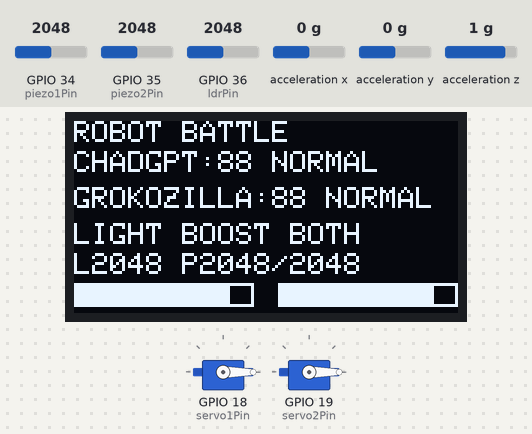
The sketch below on a simulated ESP32. Shown: 2 × servo, 128×64 one-colour display. Wiring (inferred from the names in the program): ADXL345 accelerometer at I2C address 0x53. Inputs (shaded band) come from the test bench; at power-on: GPIO 36 (ldrPin) = 2048, acceleration z 1 g, GPIO 34 (piezo1Pin) = 2048, GPIO 35 (piezo2Pin) = 2048, acceleration x 0 g, acceleration y 0 g. WiFi joins after 1.5 s; servers stay silent unless stated; random numbers use the default seed unless the sketch sets one; what the sketch prints to the serial monitor is not drawn.

Above: at 2.7 s.
2.8 s: GPIO 36 (ldrPin) set to 1966
At 3.26 s:
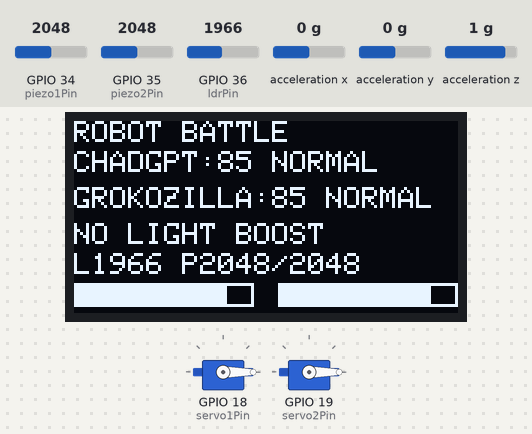
4.9 s: GPIO 36 (ldrPin) set to 2866
At 6.23 s:
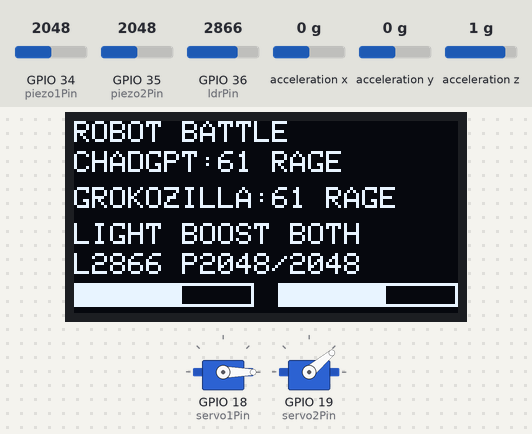
6.8 s: acceleration z set to -1.4 g
9.8 s: GPIO 34 (piezo1Pin) set to 2866
At 11.19 s:
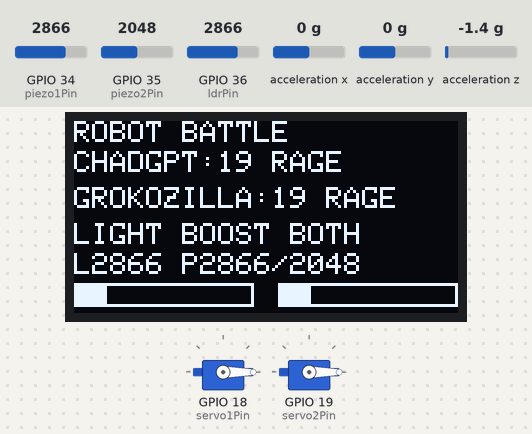
11.4 s: GPIO 34 (piezo1Pin) set to 3759
At 11.87 s:
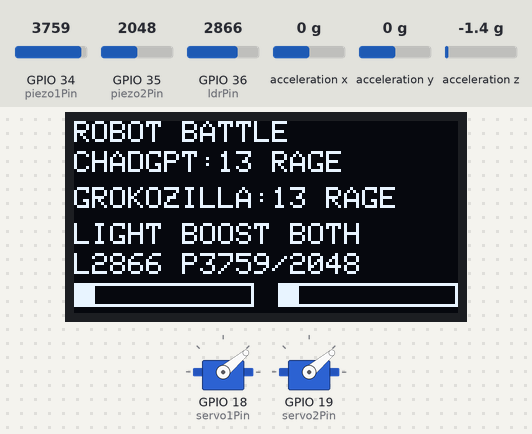
14.4 s: GPIO 34 (piezo1Pin) set to 3860
Timing chart, 0 to 17.4 s (numbered marks = the images above; inputs shaded):
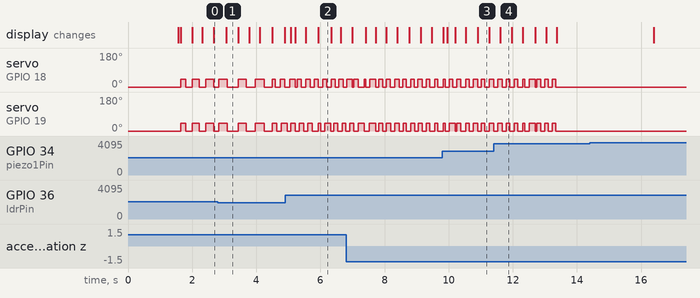

Measured:
- the behaviour switches between 2001 and 2000 on GPIO 36 (ldrPin) (found by bisection; images 0 and 1)
- what the display in image 2 shows lasts 0.4 s, from 5.9 s to 6.3 s

The sketch:

Combat_Bots_Local.ino
```cpp
#include <ESP32Servo.h>
#include <Wire.h>
#include <WiFi.h>
#include <Adafruit_GFX.h>
#include <Adafruit_SSD1306.h>
#include <math.h>

#define SCREEN_WIDTH 128
#define SCREEN_HEIGHT 64

Adafruit_SSD1306 display(SCREEN_WIDTH, SCREEN_HEIGHT, &Wire, -1);

const char* ssid = "YOUR_WIFI_NAME";
const char* password = "YOUR_WIFI_PASSWORD";

bool cloudConnected = false;
unsigned long lastPublishTime = 0;
unsigned long cloudPublishInterval = 5000;

TwoWire I2C_ADXL = TwoWire(1);
byte ADXL_ADDR = 0x53;

const int piezo1Pin = 34;
const int piezo2Pin = 35;

const int ldrPin = 36;

const int servo1Pin = 18;
const int servo2Pin = 19;

Servo servo1;
Servo servo2;

const char* robot1Name = "CHADGPT";
const char* robot2Name = "GROKOZILLA";

int robot1HP = 100;
int robot2HP = 100;
int damage = 3;

int threshold = 20;
int maxValidValue = 3800;

int lastPiezo1Value = 0;
int lastPiezo2Value = 0;

unsigned long lastReadTime = 0;
unsigned long readInterval = 2;

unsigned long hitCooldown = 350;
unsigned long lastHit1 = 0;
unsigned long lastHit2 = 0;

unsigned long lastServoMove = 0;
unsigned long lastServo2Move = 0;

unsigned long baseServoInterval = 273;
unsigned long minServoInterval = 120;

float robot2BaseBoost = 1.00;

int restAngle = 0;
int hitAngle = 40;

bool isHitting = false;
bool isHitting2 = false;

unsigned long lastServoRefresh = 0;
unsigned long servoRefreshInterval = 20;

int servo1CurrentAngle = restAngle;
int servo2CurrentAngle = restAngle;

bool robot1RageSystemStarted = false;
bool robot2RageSystemStarted = false;

bool robot1Rage = false;
bool robot2Rage = false;

float robot1RageMultiplier = 1.0;
float robot2RageMultiplier = 1.0;

unsigned long robot1RagePhaseStartTime = 0;
unsigned long robot2RagePhaseStartTime = 0;

unsigned long rageDuration = 4000;

unsigned long lastLdrRead = 0;
unsigned long ldrReadInterval = 200;

int ldrValue = 0;
int lightThreshold = 2000;

bool lightValueIncreasesWithLight = true;

bool isBright = false;

float ldrBoostMultiplier = 1.35;
float robot1LdrMultiplier = 1.0;
float robot2LdrMultiplier = 1.0;

bool adxlReady = false;

unsigned long lastAdxlRead = 0;
unsigned long adxlReadInterval = 30;

float maxAbsX = 0;
float maxAbsY = 0;
float maxAbsZ = 0;
float maxTotalAccel = 0;

bool battleEnded = false;
unsigned long battleEndTime = 0;
unsigned long winnerScreenDuration = 3000;
unsigned long envDataScreenDuration = 5000;
unsigned long networkScreenDuration = 5000;

void setupWiFi() {
  WiFi.mode(WIFI_STA);
  WiFi.begin(ssid, password);

  Serial.print("WiFi connecting");

  int attempts = 0;

  while (WiFi.status() != WL_CONNECTED && attempts < 20) {
    delay(250);
    Serial.print(".");
    attempts++;
  }

  Serial.println();

  if (WiFi.status() == WL_CONNECTED) {
    Serial.print("WiFi connected. IP: ");
    Serial.println(WiFi.localIP());
    Serial.print("RSSI: ");
    Serial.println(WiFi.RSSI());
  } else {
    Serial.println("WiFi not connected.");
  }
}

void updateCloudStatus(unsigned long currentTime) {
  if (WiFi.status() == WL_CONNECTED) {
    cloudConnected = true;

    if (currentTime - lastPublishTime >= cloudPublishInterval) {
      lastPublishTime = currentTime;
      Serial.println("Cloud demo publish updated.");
    }
  } else {
    cloudConnected = false;
  }
}

void writeADXL(byte reg, byte value) {
  I2C_ADXL.beginTransmission(ADXL_ADDR);
  I2C_ADXL.write(reg);
  I2C_ADXL.write(value);
  I2C_ADXL.endTransmission();
}

bool readADXLRaw(int16_t &x, int16_t &y, int16_t &z) {
  I2C_ADXL.beginTransmission(ADXL_ADDR);
  I2C_ADXL.write(0x32);

  if (I2C_ADXL.endTransmission(false) != 0) {
    return false;
  }

  if (I2C_ADXL.requestFrom(ADXL_ADDR, (byte)6) != 6) {
    return false;
  }

  x = (int16_t)(I2C_ADXL.read() | (I2C_ADXL.read() << 8));
  y = (int16_t)(I2C_ADXL.read() | (I2C_ADXL.read() << 8));
  z = (int16_t)(I2C_ADXL.read() | (I2C_ADXL.read() << 8));

  return true;
}

bool checkADXLAddress(byte addr) {
  I2C_ADXL.beginTransmission(addr);
  return I2C_ADXL.endTransmission() == 0;
}

bool initADXL() {
  I2C_ADXL.begin(26, 27);
  I2C_ADXL.setClock(100000);

  if (checkADXLAddress(0x53)) {
    ADXL_ADDR = 0x53;
    Serial.println("ADXL address: 0x53");
  }
  else if (checkADXLAddress(0x1D)) {
    ADXL_ADDR = 0x1D;
    Serial.println("ADXL address: 0x1D");
  }
  else {
    Serial.println("ADXL not found on 0x53 or 0x1D");
    return false;
  }

  writeADXL(0x2D, 0x08);
  writeADXL(0x31, 0x0B);

  return true;
}

void updateADXL() {
  if (!adxlReady) return;
  if (robot1HP <= 0 || robot2HP <= 0) return;

  int16_t rawX, rawY, rawZ;

  if (!readADXLRaw(rawX, rawY, rawZ)) {
    Serial.println("ADXL read failed");
    return;
  }

  Serial.print("ADXL raw X:");
  Serial.print(rawX);
  Serial.print(" Y:");
  Serial.print(rawY);
  Serial.print(" Z:");
  Serial.println(rawZ);

  float scale = 0.0039 * 9.80665;

  float x = rawX * scale;
  float y = rawY * scale;
  float z = rawZ * scale;

  float absX = fabs(x);
  float absY = fabs(y);
  float absZ = fabs(z);

  float total = sqrt(x * x + y * y + z * z);

  if (absX > maxAbsX) maxAbsX = absX;
  if (absY > maxAbsY) maxAbsY = absY;
  if (absZ > maxAbsZ) maxAbsZ = absZ;
  if (total > maxTotalAccel) maxTotalAccel = total;
}

int readLDR() {
  long sum = 0;

  for (int i = 0; i < 10; i++) {
    sum += analogRead(ldrPin);
    delayMicroseconds(500);
  }

  return sum / 10;
}

void updateLDR() {
  ldrValue = readLDR();

  if (lightValueIncreasesWithLight) {
    isBright = ldrValue > lightThreshold;
  } else {
    isBright = ldrValue < lightThreshold;
  }

  if (isBright) {
    robot1LdrMultiplier = ldrBoostMultiplier;
    robot2LdrMultiplier = ldrBoostMultiplier;
  } else {
    robot1LdrMultiplier = 1.0;
    robot2LdrMultiplier = 1.0;
  }
}

float getRandomRageMultiplier() {
  return random(150, 251) / 100.0;
}

void startRobot1RagePhase(unsigned long currentTime) {
  float newMultiplier = getRandomRageMultiplier();

  robot1Rage = true;

  if (newMultiplier > robot1RageMultiplier) {
    robot1RageMultiplier = newMultiplier;
    Serial.print("CHADGPT RAGE UPGRADED x");
    Serial.println(robot1RageMultiplier);
  } else {
    Serial.print("CHADGPT RAGE KEPT x");
    Serial.print(robot1RageMultiplier);
    Serial.print(" new:");
    Serial.println(newMultiplier);
  }

  robot1RagePhaseStartTime = currentTime;
}

void startRobot2RagePhase(unsigned long currentTime) {
  float newMultiplier = getRandomRageMultiplier();

  robot2Rage = true;

  if (newMultiplier > robot2RageMultiplier) {
    robot2RageMultiplier = newMultiplier;
    Serial.print("GROKOZILLA RAGE UPGRADED x");
    Serial.println(robot2RageMultiplier);
  } else {
    Serial.print("GROKOZILLA RAGE KEPT x");
    Serial.print(robot2RageMultiplier);
    Serial.print(" new:");
    Serial.println(newMultiplier);
  }

  robot2RagePhaseStartTime = currentTime;
}

void updateRageMode(unsigned long currentTime) {
  if (robot1HP < 75 && robot1HP > 0 && !robot1RageSystemStarted) {
    robot1RageSystemStarted = true;
    startRobot1RagePhase(currentTime);
  }

  if (robot2HP < 75 && robot2HP > 0 && !robot2RageSystemStarted) {
    robot2RageSystemStarted = true;
    startRobot2RagePhase(currentTime);
  }

  if (robot1RageSystemStarted && robot1HP > 0) {
    if (currentTime - robot1RagePhaseStartTime >= rageDuration) {
      startRobot1RagePhase(currentTime);
    }
  }

  if (robot2RageSystemStarted && robot2HP > 0) {
    if (currentTime - robot2RagePhaseStartTime >= rageDuration) {
      startRobot2RagePhase(currentTime);
    }
  }
}

unsigned long getRobot1ServoInterval() {
  float multiplier = robot1RageMultiplier * robot1LdrMultiplier;

  unsigned long interval = baseServoInterval / multiplier;

  if (interval < minServoInterval) {
    interval = minServoInterval;
  }

  return interval;
}

unsigned long getRobot2ServoInterval() {
  float multiplier = robot2RageMultiplier * robot2BaseBoost * robot2LdrMultiplier;

  unsigned long interval = baseServoInterval / multiplier;

  if (interval < minServoInterval) {
    interval = minServoInterval;
  }

  return interval;
}

void drawWinnerOLED() {
  display.clearDisplay();
  display.setTextColor(SSD1306_WHITE);

  display.setTextSize(2);
  display.setCursor(18, 4);
  display.println("WINNER");

  display.setTextSize(1);

  if (robot1HP <= 0) {
    display.setCursor(14, 34);
    display.println("GROKOZILLA WINS!");
  } else if (robot2HP <= 0) {
    display.setCursor(22, 34);
    display.println("CHADGPT WINS!");
  }

  display.setCursor(24, 54);
  display.println("FIGHT IS OVER");

  display.display();
}

void drawEnvDataOLED() {
  display.clearDisplay();
  display.setTextColor(SSD1306_WHITE);
  display.setTextSize(1);

  display.setCursor(0, 0);
  display.println("ENV DATA - ADXL345");

  display.setCursor(0, 12);
  display.println("Field shake max:");

  if (!adxlReady) {
    display.setCursor(0, 30);
    display.println("ADXL NOT FOUND");
    display.display();
    return;
  }

  display.setCursor(0, 26);
  display.print("X:");
  display.print(maxAbsX, 1);

  display.setCursor(64, 26);
  display.print("Y:");
  display.print(maxAbsY, 1);

  display.setCursor(0, 38);
  display.print("Z:");
  display.print(maxAbsZ, 1);

  display.setCursor(64, 38);
  display.print("T:");
  display.print(maxTotalAccel, 1);

  display.setCursor(0, 52);
  display.print("unit: m/s2");

  display.display();
}

void drawNetworkCloudOLED() {
  display.clearDisplay();
  display.setTextColor(SSD1306_WHITE);
  display.setTextSize(1);

  display.setCursor(0, 0);
  display.println("NETWORK STATUS");

  display.setCursor(0, 12);
  if (WiFi.status() == WL_CONNECTED) {
    display.println("WiFi: CONNECTED");

    display.setCursor(0, 24);
    display.print("IP:");
    display.println(WiFi.localIP());

    display.setCursor(0, 36);
    display.print("RSSI:");
    display.print(WiFi.RSSI());
    display.println(" dBm");
  } else {
    display.println("WiFi: DISCONNECTED");

    display.setCursor(0, 24);
    display.println("IP: -");

    display.setCursor(0, 36);
    display.println("RSSI: -");
  }

  display.setCursor(0, 48);
  display.print("Cloud:");
  display.print(cloudConnected ? "CONNECTED" : "OFFLINE");

  display.setCursor(0, 58);
  display.print("Last pub:");

  if (lastPublishTime == 0) {
    display.print("-");
  } else {
    unsigned long secondsAgo = (millis() - lastPublishTime) / 1000;
    display.print(secondsAgo);
    display.print("s ago");
  }

  display.display();
}

void drawBattleEndOLED() {
  unsigned long currentTime = millis();

  if (!battleEnded) {
    battleEnded = true;
    battleEndTime = currentTime;
  }

  unsigned long totalCycleDuration = winnerScreenDuration + envDataScreenDuration + networkScreenDuration;
  unsigned long elapsed = (currentTime - battleEndTime) % totalCycleDuration;

  if (elapsed < winnerScreenDuration) {
    drawWinnerOLED();
  } else if (elapsed < winnerScreenDuration + envDataScreenDuration) {
    drawEnvDataOLED();
  } else {
    drawNetworkCloudOLED();
  }
}

void drawOLED() {
  display.clearDisplay();
  display.setTextColor(SSD1306_WHITE);

  if (robot1HP <= 0 || robot2HP <= 0) {
    drawBattleEndOLED();
    return;
  }

  display.setTextSize(1);

  display.setCursor(0, 0);
  display.println("ROBOT BATTLE");

  display.setCursor(0, 10);
  display.print("CHADGPT:");
  display.print(robot1HP);
  display.print(" ");

  if (robot1Rage) {
    display.print("RAGE");
  } else {
    display.print("NORMAL");
  }

  display.setCursor(0, 22);
  display.print("GROKOZILLA:");
  display.print(robot2HP);
  display.print(" ");

  if (robot2Rage) {
    display.print("RAGE");
  } else {
    display.print("NORMAL");
  }

  display.setCursor(0, 34);
  display.print(isBright ? "LIGHT BOOST BOTH" : "NO LIGHT BOOST");

  display.setCursor(0, 44);
  display.print("L");
  display.print(ldrValue);
  display.print(" P");
  display.print(lastPiezo1Value);
  display.print("/");
  display.print(lastPiezo2Value);

  display.drawRect(0, 54, 60, 8, SSD1306_WHITE);
  display.fillRect(0, 54, map(robot2HP, 0, 100, 0, 60), 8, SSD1306_WHITE);

  display.drawRect(68, 54, 60, 8, SSD1306_WHITE);
  display.fillRect(68, 54, map(robot1HP, 0, 100, 0, 60), 8, SSD1306_WHITE);

  display.display();
}

void setup() {
  Serial.begin(115200);

  randomSeed(analogRead(32));

  setupWiFi();

  servo1.attach(servo1Pin, 500, 2400);
  servo2.attach(servo2Pin, 500, 2400);

  servo1CurrentAngle = restAngle;
  servo2CurrentAngle = restAngle;

  servo1.write(servo1CurrentAngle);
  servo2.write(servo2CurrentAngle);

  Wire.begin(21, 22);

  if (!display.begin(SSD1306_SWITCHCAPVCC, 0x3C)) {
    Serial.println("OLED bulunamadi!");
    while (true);
  }

  adxlReady = initADXL();

  if (adxlReady) {
    Serial.println("ADXL345 hazir!");
  } else {
    Serial.println("ADXL345 bulunamadi!");
  }

  updateLDR();
  drawOLED();
}

void loop() {
  unsigned long currentTime = millis();

  updateCloudStatus(currentTime);

  if (currentTime - lastAdxlRead >= adxlReadInterval) {
    lastAdxlRead = currentTime;
    updateADXL();
  }

  updateRageMode(currentTime);

  if (currentTime - lastLdrRead >= ldrReadInterval) {
    lastLdrRead = currentTime;

    updateLDR();

    Serial.print("LDR: ");
    Serial.print(ldrValue);
    Serial.print(" | ");
    Serial.println(isBright ? "LIGHT BOOST BOTH" : "NO LIGHT BOOST");

    drawOLED();
  }

  if (currentTime - lastReadTime >= readInterval) {
    lastReadTime = currentTime;

    int v1 = analogRead(piezo1Pin);
    int v2 = analogRead(piezo2Pin);

    lastPiezo1Value = v1;
    lastPiezo2Value = v2;

    if (
      robot1HP > 0 &&
      robot2HP > 0 &&
      v1 > threshold &&
      v1 < maxValidValue &&
      currentTime - lastHit1 > hitCooldown
    ) {
      lastHit1 = currentTime;

      robot1HP -= damage;
      if (robot1HP < 0) robot1HP = 0;

      Serial.print("CHADGPT HIT: ");
      Serial.println(v1);

      updateRageMode(currentTime);
      drawOLED();
    }

    if (
      robot1HP > 0 &&
      robot2HP > 0 &&
      v2 > threshold &&
      v2 < maxValidValue &&
      currentTime - lastHit2 > hitCooldown
    ) {
      lastHit2 = currentTime;

      robot2HP -= damage;
      if (robot2HP < 0) robot2HP = 0;

      Serial.print("GROKOZILLA HIT: ");
      Serial.println(v2);

      updateRageMode(currentTime);
      drawOLED();
    }
  }

  if (robot1HP <= 0 || robot2HP <= 0) {
    servo1CurrentAngle = restAngle;
    servo2CurrentAngle = restAngle;

    servo1.write(restAngle);
    servo2.write(restAngle);

    drawBattleEndOLED();
    return;
  }

  unsigned long servo1Interval = getRobot1ServoInterval();

  if (currentTime - lastServoMove >= servo1Interval) {
    lastServoMove = currentTime;

    if (isHitting) {
      servo1CurrentAngle = restAngle;
    } else {
      servo1CurrentAngle = hitAngle;
    }

    isHitting = !isHitting;
  }

  unsigned long servo2Interval = getRobot2ServoInterval();

  if (currentTime - lastServo2Move >= servo2Interval) {
    lastServo2Move = currentTime;

    if (isHitting2) {
      servo2CurrentAngle = restAngle;
    } else {
      servo2CurrentAngle = hitAngle;
    }

    isHitting2 = !isHitting2;
  }

  if (currentTime - lastServoRefresh >= servoRefreshInterval) {
    lastServoRefresh = currentTime;

    servo1.write(servo1CurrentAngle);
    servo2.write(servo2CurrentAngle);
  }
}
```
